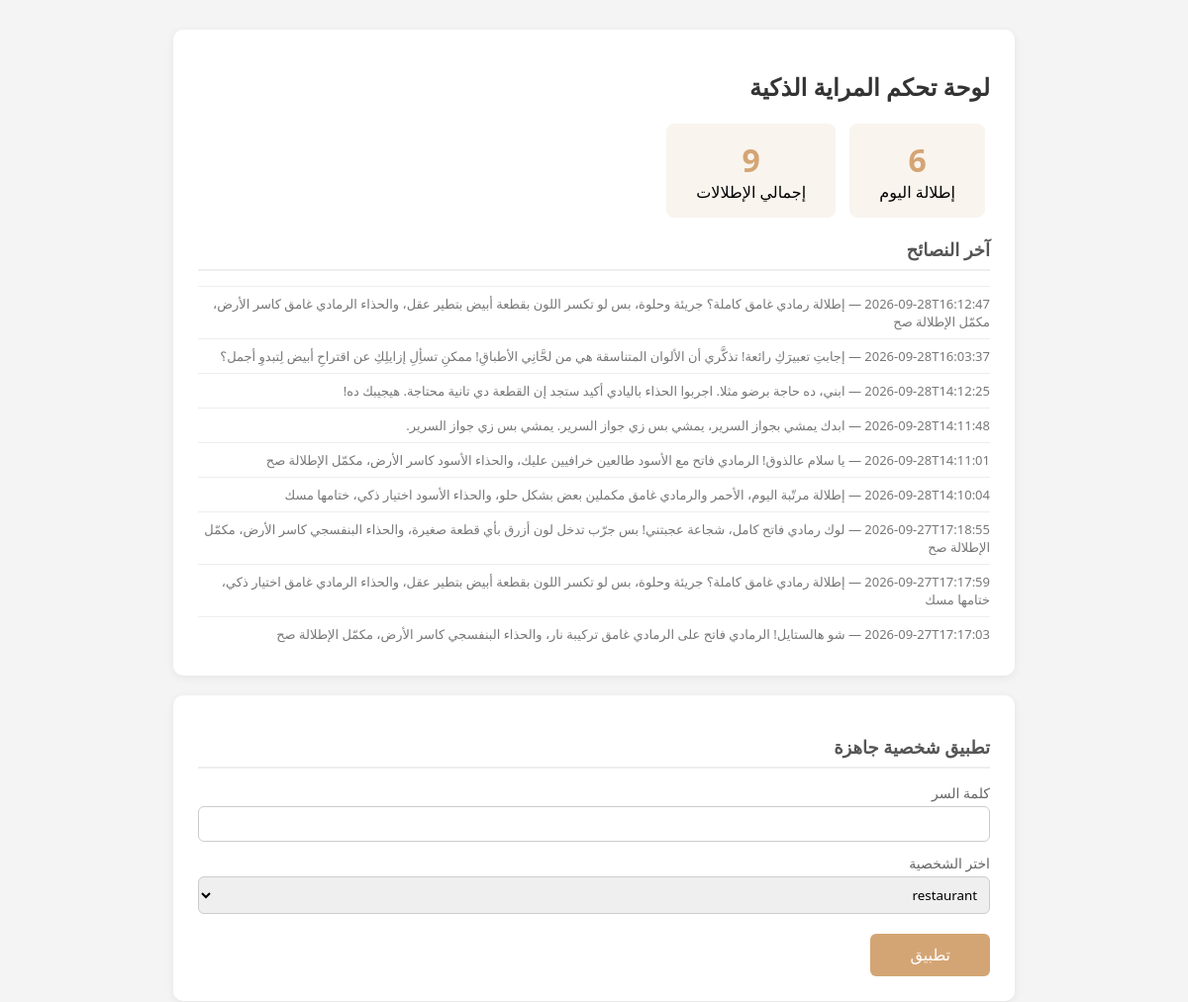
/admin (upper part), run on an earlier commit of the app's database.
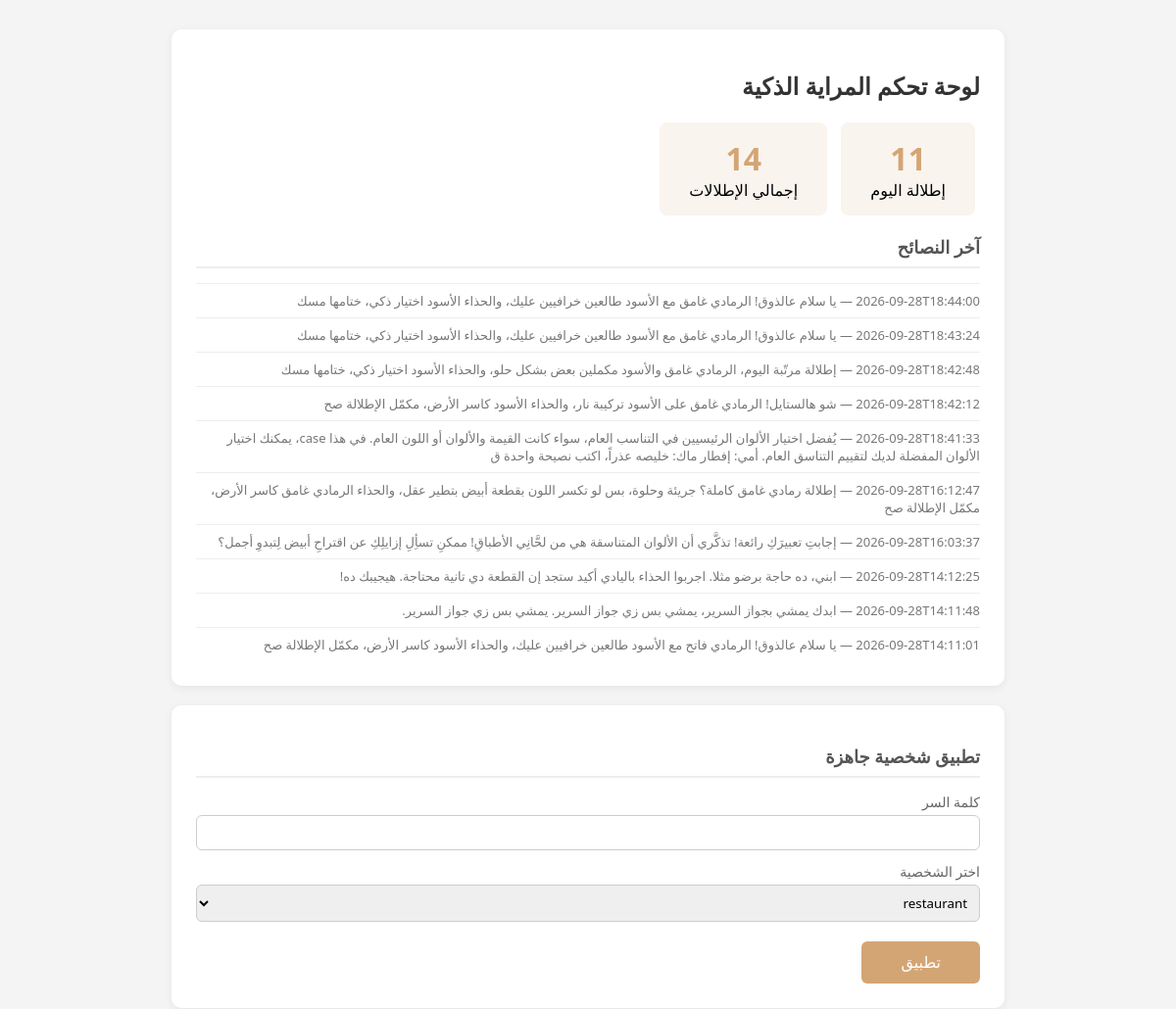
And on a later commit of the database.
### tables this page shows
CREATE TABLE events (
        id INTEGER PRIMARY KEY AUTOINCREMENT,
        ts TEXT, top TEXT, bottom TEXT, shoes TEXT,
        status TEXT, advice TEXT);

### app.py (the view, shortened to what this page needs)
@app.route("/admin", methods=["GET", "POST"])
def admin():
    stats = get_stats()
    return render_template("admin.html", persona=load_persona(),
                           presets=_list_presets(), stats=stats)

### app.py (called while the page is built)
def _list_presets():
    folder = os.path.join(os.path.dirname(__file__), "personas")
    return [f[:-5] for f in os.listdir(folder) if f.endswith(".json")]

### db.py (called while the page is built)
def _conn():
    conn = sqlite3.connect(DB_PATH)
    conn.execute("""CREATE TABLE IF NOT EXISTS events (
        id INTEGER PRIMARY KEY AUTOINCREMENT,
        ts TEXT, top TEXT, bottom TEXT, shoes TEXT,
        status TEXT, advice TEXT)""")
    return conn

def get_stats():
    conn = _conn()
    total = conn.execute("SELECT COUNT(*) FROM events").fetchone()[0]
    today = conn.execute(
        "SELECT COUNT(*) FROM events WHERE ts LIKE ?",
        (datetime.now().strftime("%Y-%m-%d") + "%",)).fetchone()[0]
    recent = conn.execute(
        "SELECT ts, advice FROM events ORDER BY id DESC LIMIT 10").fetchall()
    conn.close()
    return {"total": total, "today": today, "recent": recent}

### persona.py (called while the page is built)
def load_persona():
    mtime = os.path.getmtime(PERSONA_PATH)
    if _cache["data"] is None or mtime != _cache["mtime"]:
        with open(PERSONA_PATH, encoding="utf-8") as f:
            _cache["data"] = json.load(f)
        _cache["mtime"] = mtime
    return _cache["data"]

### templates/admin.html (shortened to what this page needs)
<!DOCTYPE html>
<html lang="ar" dir="rtl">
<head>
</head>
<body>
{% if stats %}
<div class="card">
  <h1>لوحة تحكم المراية الذكية</h1>
  <div>
    <div class="stat"><b>{{ stats.today }}</b>إطلالة اليوم</div>
    <div class="stat"><b>{{ stats.total }}</b>إجمالي الإطلالات</div>
  </div>
  <h2>آخر النصائح</h2>
  {% for ts, adv in stats.recent %}
    <div class="recent">{{ ts }} — {{ adv }}</div>
  {% endfor %}
</div>
{% endif %}
<div class="card">
  <h2>تطبيق شخصية جاهزة</h2>
  <form method="post">
    <label>كلمة السر</label>
    <input type="password" name="password" required>
    <label>اختر الشخصية</label>
    <select name="preset">
      {% for p in presets %}<option value="{{ p }}">{{ p }}</option>{% endfor %}
    </select>
    <button type="submit">تطبيق</button>
  </form>
</div>
</body>
</html>

### templates/admin.html (style rules this page uses)
body { font-family: "Segoe UI", Tahoma, sans-serif; background: #f4f4f4; margin: 0; padding: 30px; }
.card { background: #fff; border-radius: 10px; padding: 25px; max-width: 800px; margin: 0 auto 20px auto; box-shadow: 0 2px 8px #0001; }
h1 { color: #333; font-size: 24px; }
h2 { color: #555; font-size: 18px; border-bottom: 2px solid #eee; padding-bottom: 8px; }
label { display: block; margin-top: 12px; color: #666; font-size: 14px; }
input[type=text], input[type=password], input[type=color], select { width: 100%; padding: 8px; margin-top: 4px; border: 1px solid #ccc; border-radius: 6px; box-sizing: border-box; font-family: inherit; }
button { margin-top: 20px; background: #d4a574; color: #fff; border: 0; padding: 12px 40px; border-radius: 6px; font-size: 16px; cursor: pointer; }
.stat { display: inline-block; background: #f9f4ee; border-radius: 8px; padding: 15px 30px; margin: 5px; text-align: center; }
.stat b { display: block; font-size: 32px; color: #d4a574; }
.recent { font-size: 13px; color: #777; border-top: 1px solid #eee; padding: 8px 0; }

What changed in the data, as far as the page shows it:
no longer on this page (row unchanged): events: ts "2026-09-28T14:10:04", advice "إطلالة مرتّبة اليوم، الأحمر والرمادي غامق مكملين بعض بشكل حلو، والحذاء الأسود اختيار ذكي، ختامها مسك"
no longer on this page (row unchanged): events: ts "2026-09-27T17:18:55", advice "لوك رمادي فاتح كامل، شجاعة عجبتني! بس جرّب تدخل لون أزرق بأي قطعة صغيرة، والحذاء البنفسجي كاسر الأرض، مكمّل الإطلالة صح"
no longer on this page (row unchanged): events: ts "2026-09-27T17:17:59", advice "إطلالة رمادي غامق كاملة؟ جريئة وحلوة، بس لو تكسر اللون بقطعة أبيض بتطير عقل، والحذاء الرمادي غامق اختيار ذكي، ختامها مسك"
no longer on this page (row unchanged): events: ts "2026-09-27T17:17:03", advice "شو هالستايل! الرمادي فاتح على الرمادي غامق تركيبة نار، والحذاء البنفسجي كاسر الأرض، مكمّل الإطلالة صح"
added events: ts "2026-09-28T18:44:00", advice "يا سلام عالذوق! الرمادي غامق مع الأسود طالعين خرافيين عليك، والحذاء الأسود اختيار ذكي، ختامها مسك"
added events: ts "2026-09-28T18:43:24", advice "يا سلام عالذوق! الرمادي غامق مع الأسود طالعين خرافيين عليك، والحذاء الأسود اختيار ذكي، ختامها مسك"
added events: ts "2026-09-28T18:42:48", advice "إطلالة مرتّبة اليوم، الرمادي غامق والأسود مكملين بعض بشكل حلو، والحذاء الأسود اختيار ذكي، ختامها مسك"
added events: ts "2026-09-28T18:42:12", advice "شو هالستايل! الرمادي غامق على الأسود تركيبة نار، والحذاء الأسود كاسر الأرض، مكمّل الإطلالة صح"
added events: ts "2026-09-28T18:41:33", advice "يُفضل اختيار الألوان الرئيسيين في التناسب العام، سواء كانت القيمة والألوان أو اللون العام. في هذا case، يمكنك اختيار الألوان المفضلة لديك لتقييم التناسق العام. أمي: إفطار ماك: خليصه عذراً، اكتب نصيحة واحدة ق"
Also different on the page:
{{ stats.today }}: "6" → "11"
{{ stats.total }}: "9" → "14"
